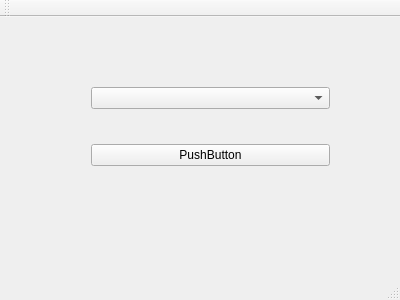
<?xml version="1.0" encoding="UTF-8"?>
<ui version="4.0">
 <class>MainWindow</class>
 <widget class="QMainWindow" name="MainWindow">
  <property name="geometry">
   <rect>
    <x>0</x>
    <y>0</y>
    <width>400</width>
    <height>300</height>
   </rect>
  </property>
  <property name="windowTitle">
   <string>MainWindow</string>
  </property>
  <widget class="QWidget" name="centralWidget">
   <widget class="QWidget" name="">
    <property name="geometry">
     <rect>
      <x>80</x>
      <y>30</y>
      <width>261</width>
      <height>161</height>
     </rect>
    </property>
    <layout class="QVBoxLayout" name="verticalLayout">
     <item>
      <widget class="QComboBox" name="comboBox"/>
     </item>
     <item>
      <widget class="QPushButton" name="pushButton">
       <property name="text">
        <string>PushButton</string>
       </property>
      </widget>
     </item>
    </layout>
   </widget>
  </widget>
  <widget class="QMenuBar" name="menuBar">
   <property name="geometry">
    <rect>
     <x>0</x>
     <y>0</y>
     <width>400</width>
     <height>26</height>
    </rect>
   </property>
  </widget>
  <widget class="QToolBar" name="mainToolBar">
   <attribute name="toolBarArea">
    <enum>TopToolBarArea</enum>
   </attribute>
   <attribute name="toolBarBreak">
    <bool>false</bool>
   </attribute>
  </widget>
  <widget class="QStatusBar" name="statusBar"/>
 </widget>
 <layoutdefault spacing="6" margin="11"/>
 <resources/>
 <connections/>
</ui>
